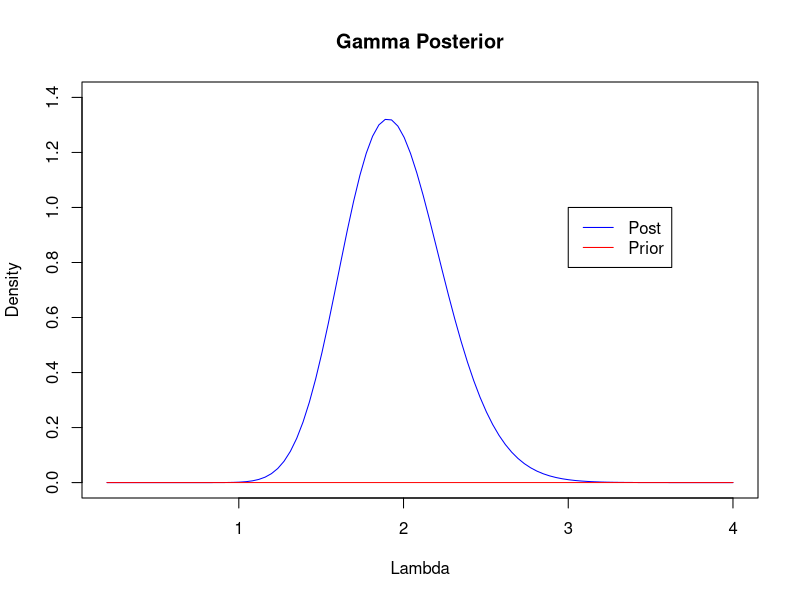
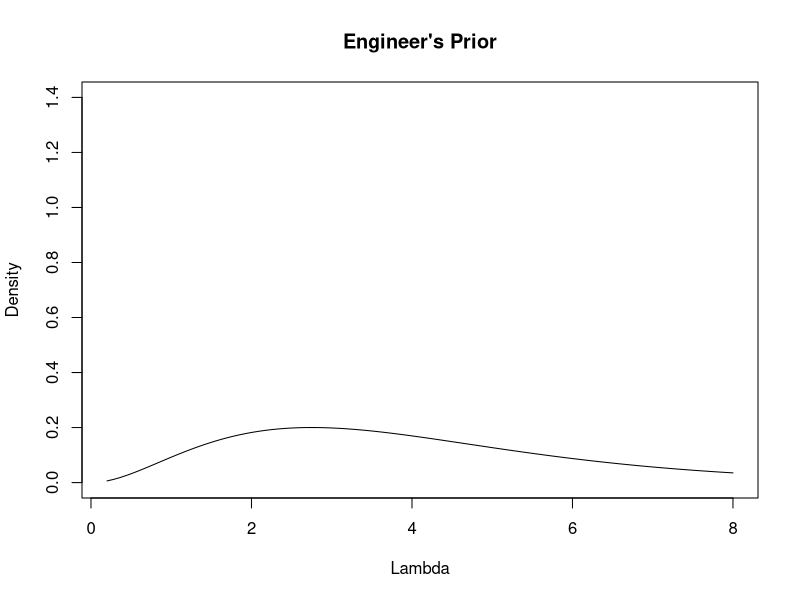
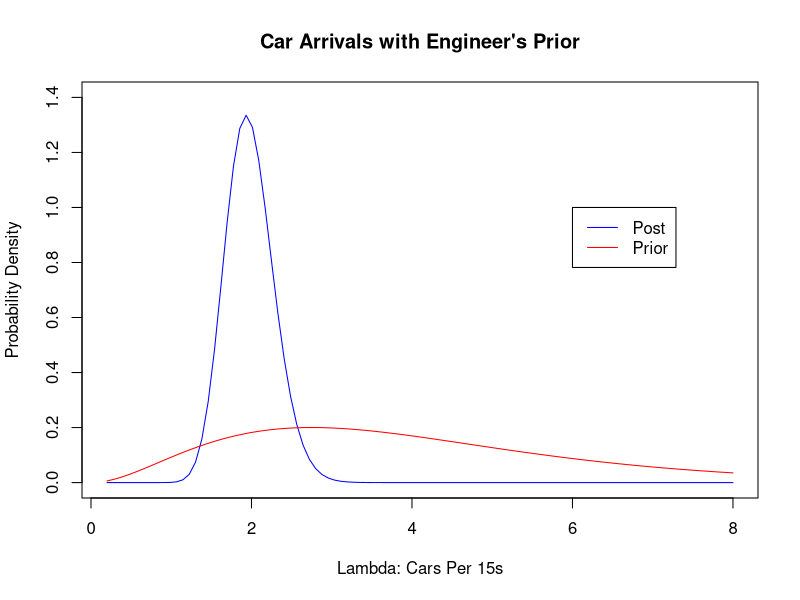
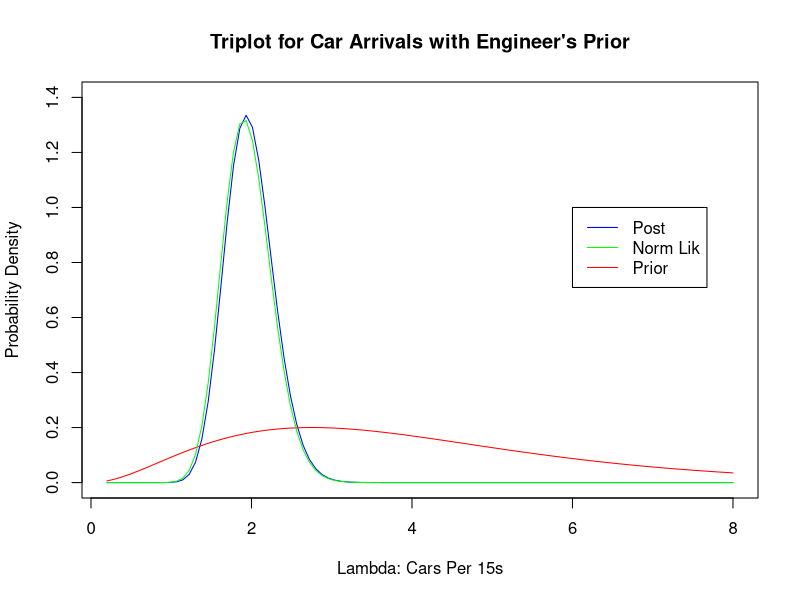

The R source for these figures, in order:
##################################################################################################
#### Problem 1

x<-c(12, 2, 6, 2, 19, 5, 34, 4, 1, 4, 8, 7, 1, 21, 6, 11, 8, 28, 6, 4, 5, 1, 18, 9, 5, 1, 21, 1, 1, 5, 3, 14, 5, 3, 4, 5, 1, 3, 16, 2)
xcs <- cumsum(x)
freq15 <- ceiling(xcs/15)
xi <- tabulate(freq15)        # arrivals per 15s chunk
obs <- table(xi)              # number of 15s chunks with 0,1,2,3,4 arrivals


lambda = seq(from=.2, to=4, length=100)
a = 1
b = 9999
as = a+sum(xi)
bs=1/((1/b)+length(xi)) ## n = length(xi)



prior = dgamma(lambda, shape = a, scale = b)
post = dgamma(lambda, shape = as, scale = bs)

plot(lambda,post,col="blue",type="l",ylab="Density",xlab="Lambda",main="Gamma Posterior",ylim=c(0,1.4))
lines(lambda,prior,col="red")
legend(3,1,c("Post","Prior"),col=c("blue","red"),lty=c(1,1))

mean = as*bs
sd = sqrt(as*bs*bs)
mode = (as-1)*bs
median = qgamma(.5,shape=as,scale=bs)

int95 = c(qgamma(.025,shape=as,scale=bs),qgamma(.975,shape=as,scale=bs))


##################################################################################################################
#### Problem 2

lambdae = seq(from=.2,to=8,length=100)
ne=.75                        # this stuff doesnt really make sense, was just manipulating the parameters to match the given quantiles
ae=a+(2.75*ne)
be=1/((1/b)+ne)


priore = dgamma(lambdae,shape=ae,scale=be)
plot(lambdae,priore,type="l",ylab="Density",xlab="Lambda",main="Engineer's Prior",ylim=c(0,1.4))

qgamma(.1,shape=ae,scale=be)  # just calling these to get values to answer the HW problems
qgamma(.9,shape=ae,scale=be)
qgamma(.5,shape=ae,scale=be)
ae*be
ae
be


########################################################################################################################
#### Problem 3

ase = ae+sum(xi)
bse = 1/((1/be)+length(xi))                           ## n = length(xi)
poste = dgamma(lambdae, shape = ase, scale = bse)


meane = ase*bse
sde = sqrt(ase*bse*bse)
modee = (ase-1)*bse
mediane = qgamma(.5,shape=ase,scale=bse)

int95e = c(qgamma(.025,shape=ase,scale=bse),qgamma(.975,shape=ase,scale=bse))

plot(lambdae,poste,col="blue",type="l",ylab="Probability Density",xlab="Lambda: Cars Per 15s",main="Car Arrivals with Engineer's Prior",ylim=c(0,1.4))
lines(lambdae,priore,col="red")

legend(6,1.0,c("Post","Prior"),col=c("blue","red"),lty=c(1,1))


#########################################################################################################################
#### Problem 4

likc = dgamma(lambdae,shape=sum(xi)+1,scale=1/(length(xi)))


plot(lambdae,poste,col="blue",type="l",ylab="Probability Density",xlab="Lambda: Cars Per 15s",main="Triplot for Car Arrivals with Engineer's Prior",ylim=c(0,1.4))
lines(lambdae,priore,col="red")
lines(lambdae,likc,col="green")
legend(6,1.0,c("Post","Norm Lik","Prior"),col=c("blue","green","red"),lty=c(1,1,1))
